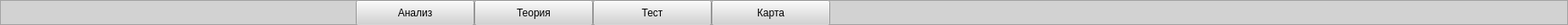
  <widget class="QFrame" name="frame_5">
   <property name="geometry">
    <rect>
     <x>-1</x>
     <y>0</y>
     <width>1851</width>
     <height>29</height>
    </rect>
   </property>
   <property name="styleSheet">
    <string notr="true">background-color: rgb(210, 210, 210)</string>
   </property>
   <property name="frameShape">
    <enum>QFrame::StyledPanel</enum>
   </property>
   <property name="frameShadow">
    <enum>QFrame::Raised</enum>
   </property>
   <widget class="QPushButton" name="btn_theory">
    <property name="geometry">
     <rect>
      <x>560</x>
      <y>0</y>
      <width>140</width>
      <height>30</height>
     </rect>
    </property>
    <property name="cursor">
     <cursorShape>PointingHandCursor</cursorShape>
    </property>
    <property name="styleSheet">
     <string notr="true">background-color: rgb(210, 210, 210)</string>
    </property>
    <property name="text">
     <string>Теория</string>
    </property>
   </widget>
   <widget class="QPushButton" name="btn_analiz">
    <property name="geometry">
     <rect>
      <x>420</x>
      <y>0</y>
      <width>140</width>
      <height>30</height>
     </rect>
    </property>
    <property name="cursor">
     <cursorShape>PointingHandCursor</cursorShape>
    </property>
    <property name="styleSheet">
     <string notr="true">background-color: rgb(210, 210, 210)</string>
    </property>
    <property name="text">
     <string>Анализ</string>
    </property>
   </widget>
   <widget class="QPushButton" name="btn_test_2">
    <property name="geometry">
     <rect>
      <x>700</x>
      <y>0</y>
      <width>140</width>
      <height>30</height>
     </rect>
    </property>
    <property name="cursor">
     <cursorShape>PointingHandCursor</cursorShape>
    </property>
    <property name="styleSheet">
     <string notr="true">background-color: rgb(210, 210, 210)</string>
    </property>
    <property name="text">
     <string>Тест</string>
    </property>
   </widget>
   <widget class="QPushButton" name="btn_test_3">
    <property name="geometry">
     <rect>
      <x>840</x>
      <y>0</y>
      <width>140</width>
      <height>30</height>
     </rect>
    </property>
    <property name="cursor">
     <cursorShape>PointingHandCursor</cursorShape>
    </property>
    <property name="styleSheet">
     <string notr="true">background-color: rgb(210, 210, 210)</string>
    </property>
    <property name="text">
     <string>Карта</string>
    </property>
   </widget>
  </widget>
